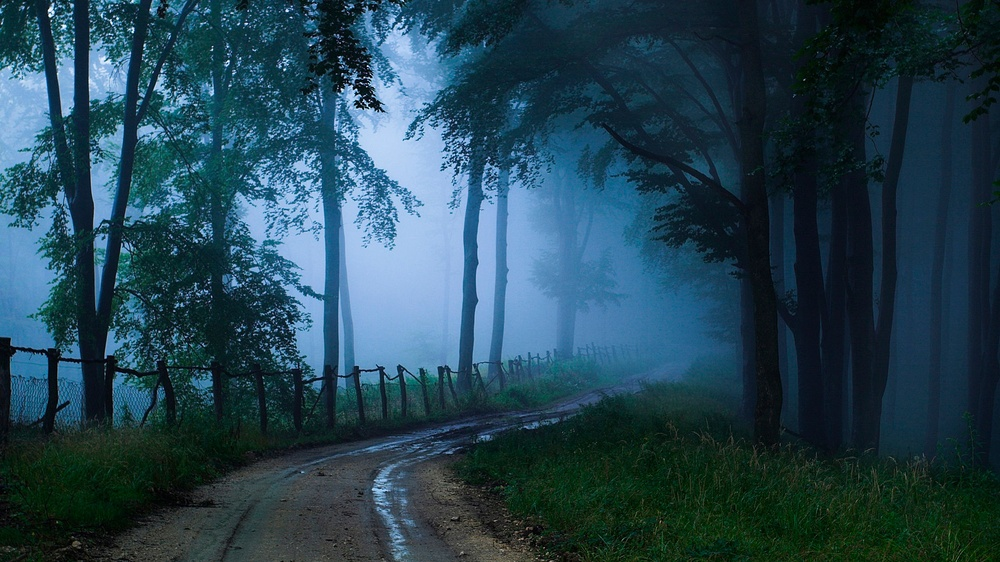
#> input picture bosqueoscuro.jpg, 1000 x 562 px, shrunk from 1920 x 1080 before the run
$ python 'Práctica 5.py'
#> lines starting #> are read from the running program, lines starting #| are printed output that depends on the picture; after the words box and inside, x2 and y2 are one past the last pixel; in counts of white or black regions, pixels touching at a corner belong together
#Yasmin Esqueda Práctica 5

import cv2
import numpy as np
import imutils
from matplotlib import pyplot as plt
from matplotlib import pylab

fila = 2
columna = 4

img = cv2.imread('bosqueoscuro.jpg', 1)
#> img is the input picture: shape (562, 1000, 3); mean B, G, R 82.2, 67.6, 36.3
fig = plt.figure(figsize=(10,8), constrained_layout=True)
fig.add_subplot(fila,columna,1)
plt.imshow(img)
plt.axis('off')
plt.title("Original")

fig.add_subplot(fila,columna,2)
img = cv2.imread('bosqueoscuro.jpg', 1)
ret,img = cv2.threshold(img, 125, 255 , cv2.THRESH_BINARY)
img = cv2.cvtColor(img, cv2.COLOR_BGR2RGB)
plt.imshow(img)
plt.axis('off')
plt.title("Threshold_binary")

fig.add_subplot(fila,columna,3)
img = cv2.imread('bosqueoscuro.jpg', 1)
ret,img = cv2.threshold(img, 125, 255 , cv2.THRESH_BINARY_INV)
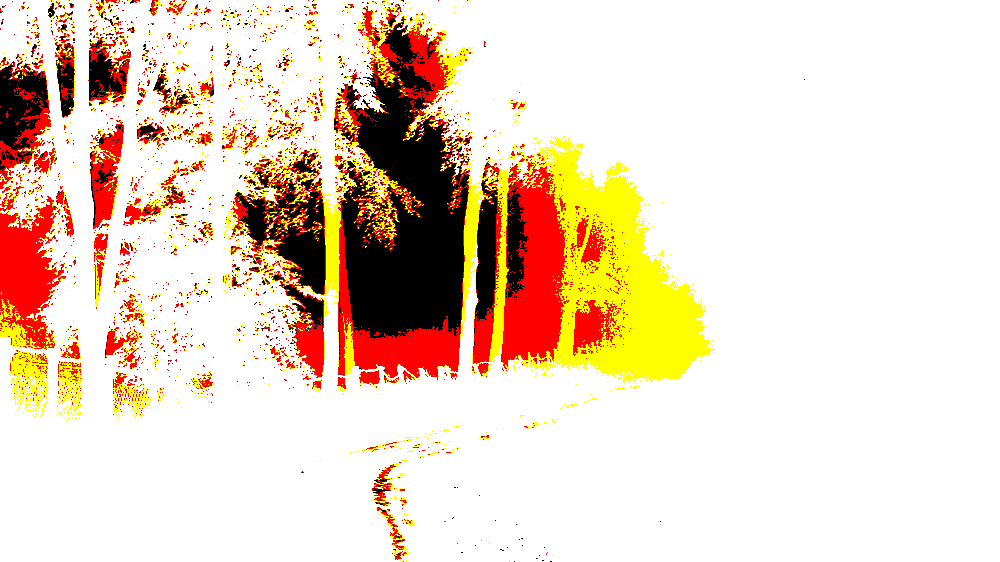
#> img: shape (562, 1000, 3); mean B, G, R 196.5, 215.8, 236.7
img = cv2.cvtColor(img, cv2.COLOR_BGR2RGB)
plt.imshow(img)
plt.axis('off')
plt.title("Binary_inv")

fig.add_subplot(fila,columna,4)
img = cv2.imread('bosqueoscuro.jpg', 1)
ret,img = cv2.threshold(img, 125, 255 , cv2.THRESH_TRUNC)
img = cv2.cvtColor(img, cv2.COLOR_BGR2RGB)
plt.imshow(img)
plt.axis('off')
plt.title("Trunc")

fig.add_subplot(fila,columna,5)
img = cv2.imread('bosqueoscuro.jpg', 1)
ret,img = cv2.threshold(img, 125, 255 , cv2.THRESH_TOZERO)
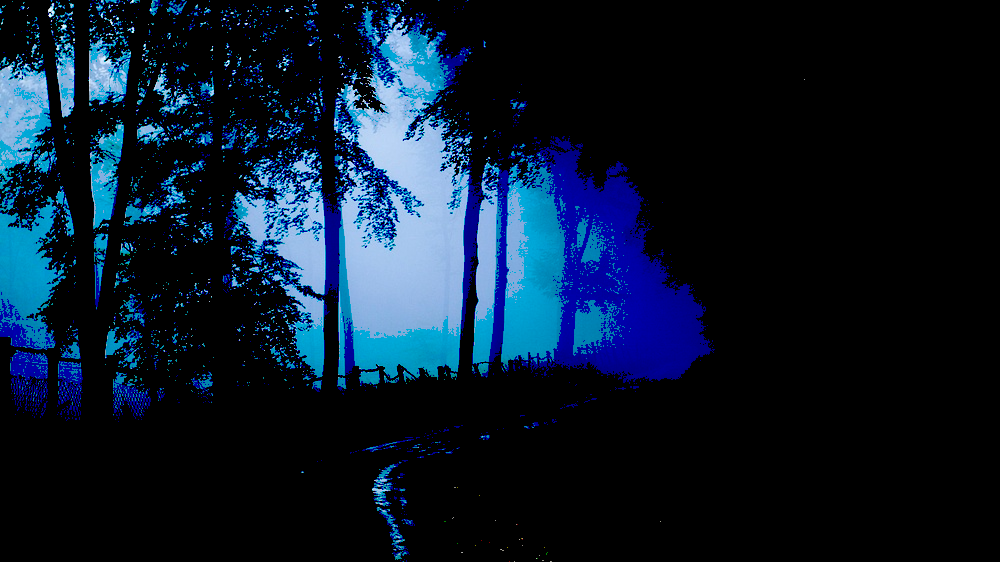
#> img: shape (562, 1000, 3); mean B, G, R 43.5, 25.8, 10.8
img = cv2.cvtColor(img, cv2.COLOR_BGR2RGB)
plt.imshow(img)
plt.axis('off')
plt.title("To Zero")

fig.add_subplot(fila,columna,6)
img = cv2.imread('bosqueoscuro.jpg', 1)
ret,img = cv2.threshold(img, 125, 255 , cv2.THRESH_TOZERO_INV)
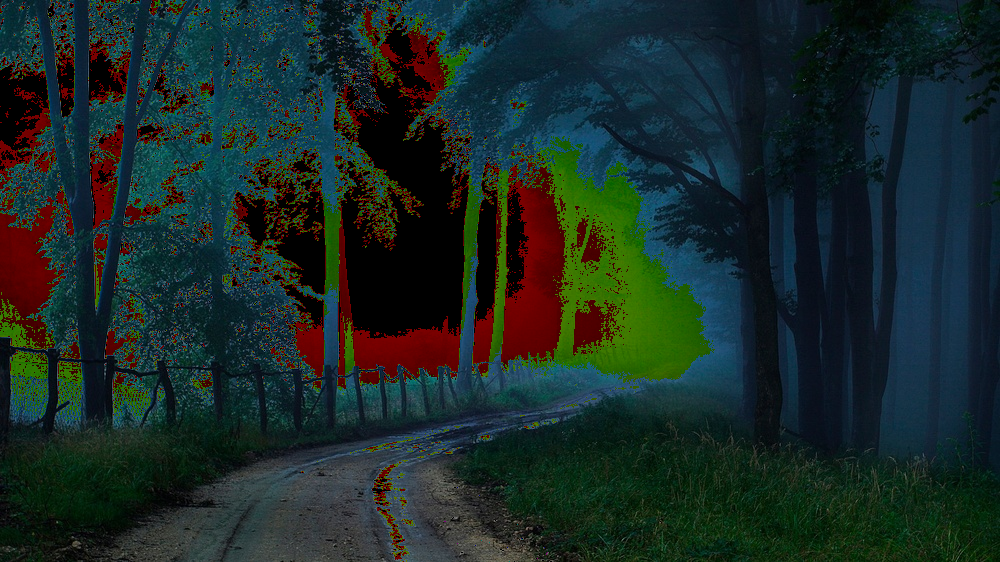
#> img: shape (562, 1000, 3); mean B, G, R 38.7, 41.8, 25.5
img = cv2.cvtColor(img, cv2.COLOR_BGR2RGB)
plt.imshow(img)
plt.axis('off')
plt.title("Tz_inv")

fig.add_subplot(fila,columna,7)
grayscaled = cv2.cvtColor(img,cv2.COLOR_BGR2GRAY)
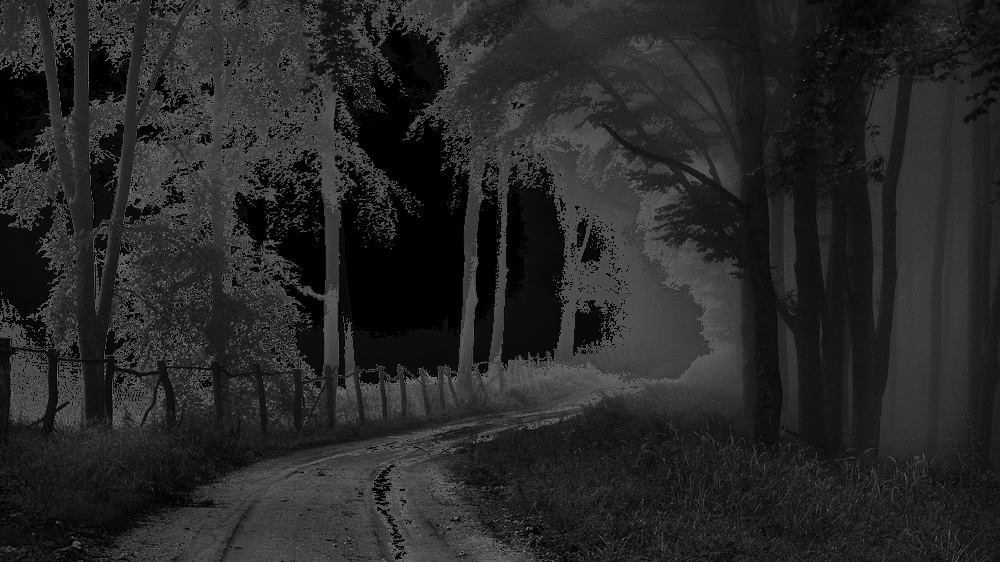
#> grayscaled: shape (562, 1000); min 0, max 124, mean 39
img = cv2.imread('bosqueoscuro.jpg', 1)
retval2, otsu = cv2.threshold(grayscaled, 125, 255 , (cv2.THRESH_BINARY+cv2.THRESH_OTSU))
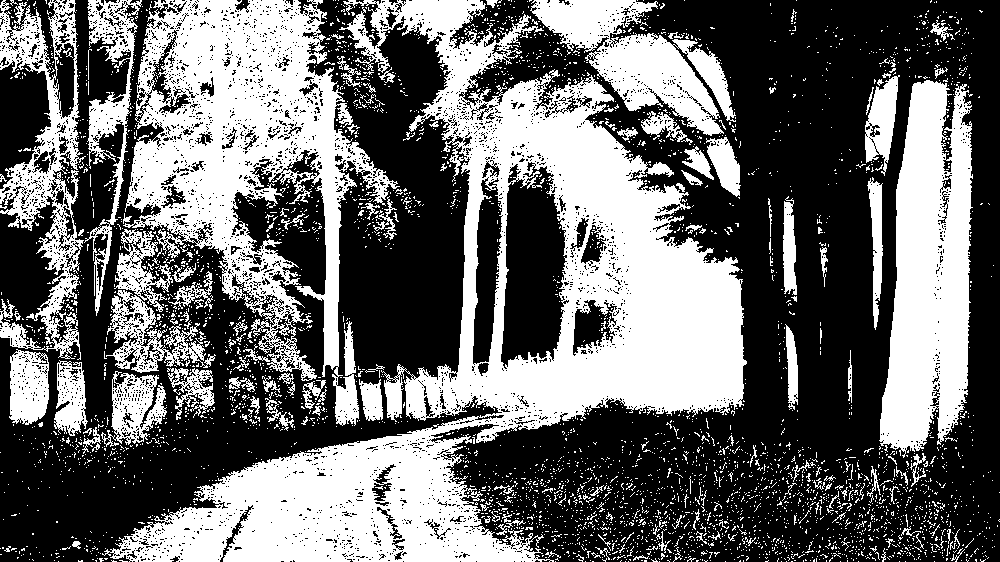
#> otsu: shape (562, 1000); 41.9% white; 4064 white regions (3898 under 20 px), largest, box (x1, y1, x2, y2) and area: (102, 0, 747, 562) 99836, (123, 0, 400, 426) 45069, (879, 80, 973, 458) 24698
#> retval2 = 42
img = cv2.cvtColor(otsu, cv2.COLOR_BGR2RGB)
plt.imshow(img)
plt.axis('off')
plt.title("Otsu")

fig.add_subplot(fila,columna,8)
grayscaled = cv2.cvtColor(img,cv2.COLOR_BGR2GRAY)
img = cv2.imread('bosqueoscuro.jpg', 1)
etval, threshold = cv2.threshold(img, 12, 255, cv2.THRESH_BINARY)
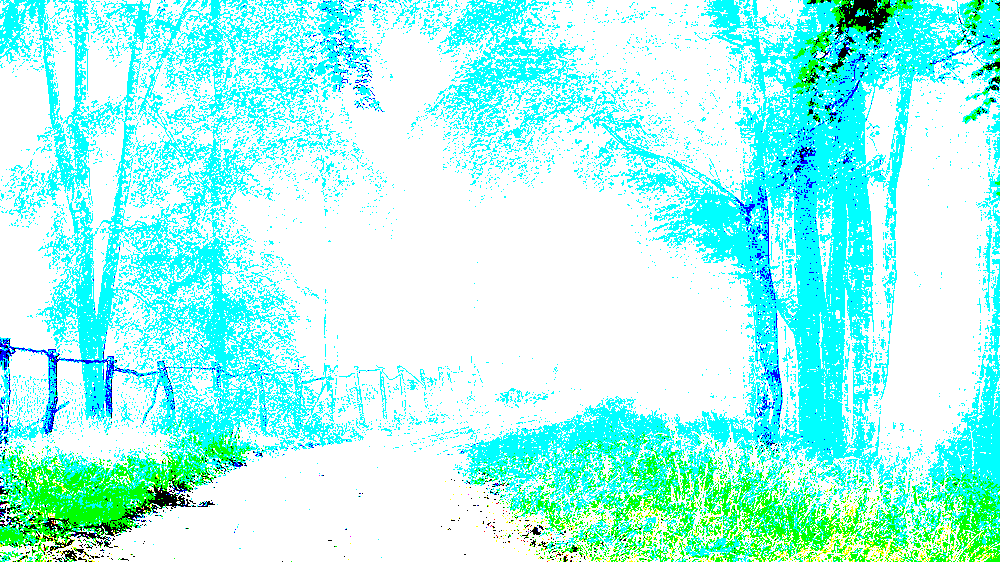
#> threshold: shape (562, 1000, 3); mean B, G, R 240.4, 250.7, 169.1
gaus = cv2.adaptiveThreshold(grayscaled, 255, cv2.ADAPTIVE_THRESH_GAUSSIAN_C, cv2.THRESH_BINARY, 115, 1)
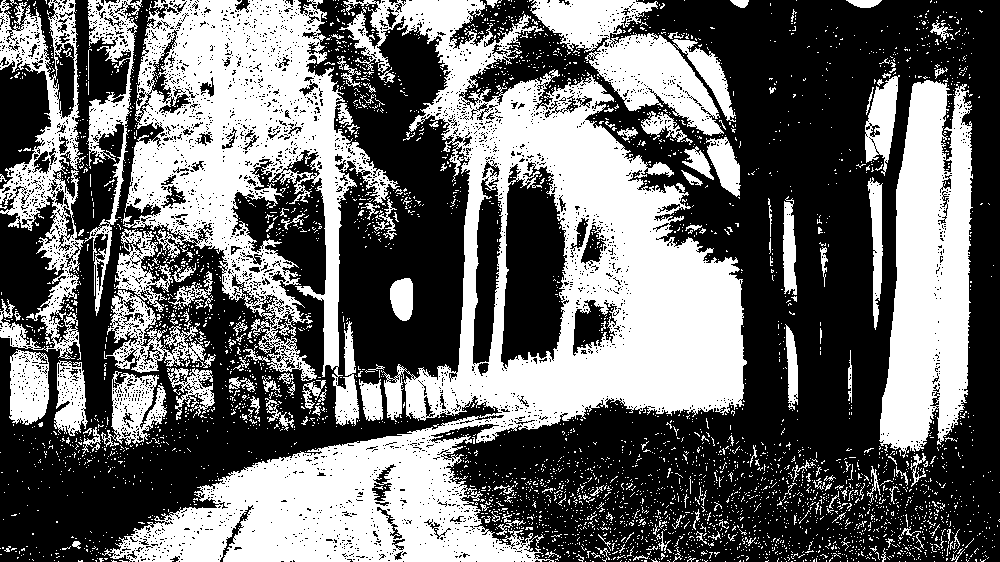
#> gaus: shape (562, 1000); 42.1% white; 4067 white regions (3898 under 20 px), largest, box (x1, y1, x2, y2) and area: (102, 0, 747, 562) 99836, (123, 0, 400, 426) 45069, (879, 80, 973, 458) 24698
img = cv2.cvtColor(gaus, cv2.COLOR_BGR2RGB)
plt.imshow(img)
plt.axis('off')
plt.title("Gaus")


imagen = cv2.imread('bosqueoscuro.jpg')
retval, threshold = cv2.threshold(imagen, 12, 255, cv2.THRESH_BINARY) #arriba de 12 es blanco, y por debajo será negro

""""
grayscaled = cv2.cvtColor(imagen,cv2.COLOR_BGR2GRAY)
retval2, threshold2 = cv2.threshold(grayscaled, 12, 255, cv2.THRESH_BINARY)
gaus = cv2.adaptiveThreshold(grayscaled, 255, cv2.ADAPTIVE_THRESH_GAUSSIAN_C, cv2.THRESH_BINARY, 115, 1)
retval2, otsu = cv2.threshold(grayscaled, 125, 255, cv2.THRESH_BINARY+cv2.THRESH_OTSU)

cv2.imshow('original',imagen)
cv2.imshow('threshold', threshold)
cv2.imshow('threshold2', threshold)
cv2.imshow('gaus', gaus)
cv2.imshow('otsu', otsu)
cv2.waitKey(0)
cv2.destroyAllWindows()
"""

plt.show()
#> figure, not shown here; B, G, R data is drawn as R, G, B
